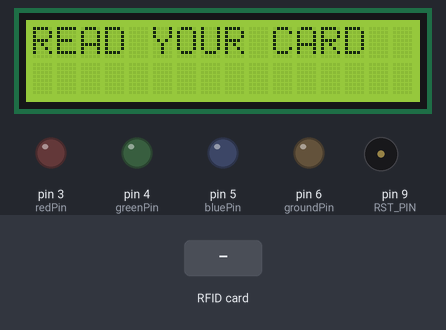
Simulated run of this sketch. Board: Arduino Uno, built with avr-gcc and run on an emulated ATmega328P. On the bench: 16×2 character LCD, output pins drawn as LEDs (lit = HIGH), buzzer (waves = sounding). The test bench sets the inputs (shaded band). Pins used as bus, display or sensor lines are not drawn; what the sketch prints to the serial monitor is not drawn.

Above: at 0.2 s.
1.4 s: RFID card 95 8A 0F 2B held to the reader
At 2.7 s:
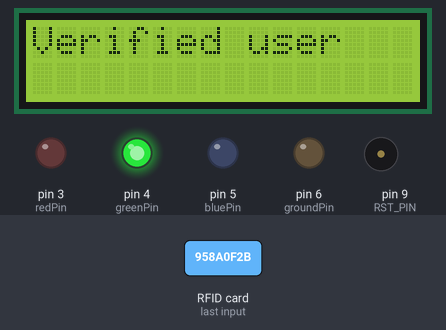
At 4.6 s:
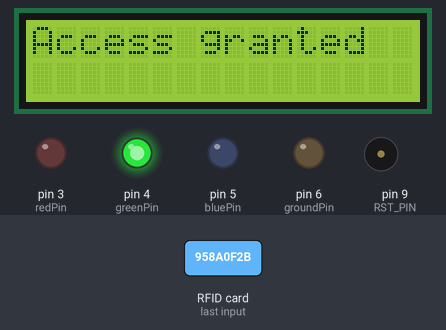
14.9 s: RFID card 5E 7A 19 C4 held to the reader
At 18.5 s:
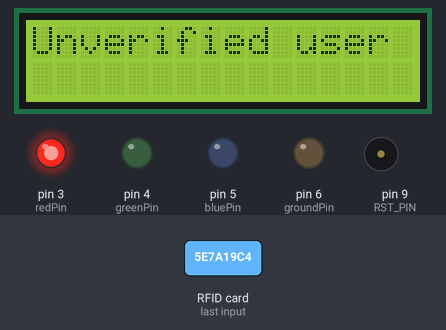
Timing chart, 0 to 23.3 s (numbered marks = the images above; inputs shaded):
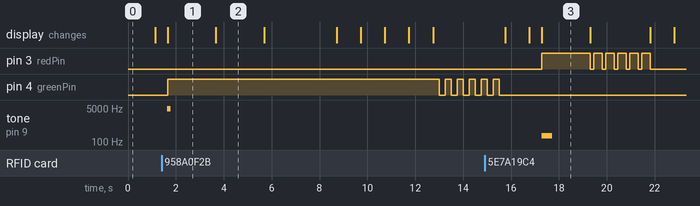

The sketch:

RFID_VERIFICATION_SYSTEM_ABAD_SETHI.ino
```cpp
/*******************************
 *   CODE BY: Abad Sethi       *
 *                             *
 *  RFID reader with i2c LCD   *
 *                             *
 ******************************/

#include <SPI.h>
#include <MFRC522.h>
#include <Wire.h>
#include <LiquidCrystal_I2C.h>

#define SS_PIN 10
#define RST_PIN 9
int redPin = 3;
int greenPin = 4;
int bluePin = 5;
int groundPin = 6;

MFRC522 mfrc522;

// Set the LCD address to 0x27 for a 16 chars and 2 line display
LiquidCrystal_I2C lcd(0x27, 16, 2);
void setup()
{
  Serial.begin(9600);
  SPI.begin();
  mfrc522.PCD_Init();
  pinMode(groundPin, OUTPUT);
  digitalWrite(groundPin, LOW);
  pinMode(greenPin, OUTPUT);
  pinMode(redPin, OUTPUT);
  pinMode(bluePin, OUTPUT);
  // initialize the LCD
  lcd.begin();

  // Turn on the blacklight and print a message.
  lcd.backlight();

 }
void loop()
{
  lcd.clear();
  lcd.print("READ YOUR CARD");
  delay(1000);
  lcd.clear();
  delay(500);

  if ( ! mfrc522.PICC_IsNewCardPresent())
  {

    return;
  }
  if ( ! mfrc522.PICC_ReadCardSerial())
  {
    return;
  }
  lcd.clear();
  Serial.println("UID tag: ");
  String content= "";
  byte letter;
  for (byte i = 0; i < mfrc522.uid.size; i++)
  {
     Serial.print(mfrc522.uid.uidByte[i] < 0x10 ? " 0" : " ");
     Serial.print(mfrc522.uid.uidByte[i], HEX);
     content.concat(String(mfrc522.uid.uidByte[i] < 0x10 ? " 0" : " "));
     content.concat(String(mfrc522.uid.uidByte[i], HEX));
  }
  Serial.println();
  Serial.print("Message: ");
  content.toUpperCase();
  if (content.substring(1) == "95 8A 0F 2B")
  {
    lcd.clear();
    tone(9,4500,150);
    lcd.print("Verified user");
    digitalWrite(greenPin, HIGH);
    delay(2000);
    lcd.clear();
    lcd.print("Access granted");
    delay(2000);
    lcd.clear();
    lcd.print("Welcome:");
    lcd.setCursor(0,1);
    lcd.print("Abad Sethi");
    delay(3000);
    lcd.clear();
    lcd.setCursor(0,0);
    lcd.print("Buggy starts in...");
    delay(1000);
    lcd.setCursor(0,1);
    lcd.print("3..");
    delay(1000);
    lcd.setCursor(3,1);
    lcd.print("2..");
    delay(1000);
    lcd.setCursor(6,1);
    lcd.print("1..");
    delay(1000);
    lcd.clear();
    lcd.print("BUGGY STARTED");
    lcd.setCursor(0,1);
    lcd.print("SUCESSFULLY");
    fastBlinkGreen();
  }

 else   {
    lcd.clear();
    tone(9,200,450);
    lcd.print("Unverified user");
    digitalWrite(redPin, HIGH);
    delay(2000);
    lcd.clear();
    lcd.print("Access denied");
    fastBlinkRed();
  }
}

void fastBlinkGreen()
{
    digitalWrite(greenPin, HIGH);
    delay(250);
    digitalWrite(greenPin, LOW);
    delay(250);
    digitalWrite(greenPin, HIGH);
    delay(250);
    digitalWrite(greenPin, LOW);
    delay(250);
    digitalWrite(greenPin, HIGH);
    delay(250);
    digitalWrite(greenPin, LOW);
    delay(250);
    digitalWrite(greenPin, HIGH);
    delay(250);
    digitalWrite(greenPin, LOW);
    delay(250);
    digitalWrite(greenPin, HIGH);
    delay(250);
    digitalWrite(greenPin, LOW);
    delay(250);
    digitalWrite(greenPin, HIGH);
    delay(250);
    digitalWrite(greenPin, LOW);
    delay(250);
  }

void fastBlinkRed()
{
    digitalWrite(redPin, LOW);
    delay(150);
    digitalWrite(redPin, HIGH);
    delay(350);
    digitalWrite(redPin, LOW);
    delay(150);
    digitalWrite(redPin, HIGH);
    delay(350);
    digitalWrite(redPin, LOW);
    delay(150);
    digitalWrite(redPin, HIGH);
    delay(350);
    digitalWrite(redPin, LOW);
    delay(150);
    digitalWrite(redPin, HIGH);
    delay(350);
    digitalWrite(redPin, LOW);
    delay(150);
    digitalWrite(redPin, HIGH);
    delay(350);
    digitalWrite(redPin, LOW);
  }
```

Measured:
- after the input at 1.4 s, pin 4 (greenPin): LOW → HIGH after 0.26 s, then repeats every 0.50 s: LOW 0.25 s, HIGH 0.25 s; tone on pin 9 (RST_PIN): silent → 4500 Hz after 0.24 s, → silent 0.15 s later; the display: changes after 0.26 s (image 1)
- after the input at 14.9 s, pin 3 (redPin): LOW → HIGH after 2.4 s, then repeats every 0.50 s: LOW 0.15 s, HIGH 0.35 s, until it stays LOW from 21.8 s; tone on pin 9 (RST_PIN): silent → 200 Hz after 2.4 s, → silent 0.45 s later; the display: first differs from a run without the input after 2.4 s (image 3)
- what the display in image 1 shows lasts 2.0 s, from 1.7 s to 3.7 s
